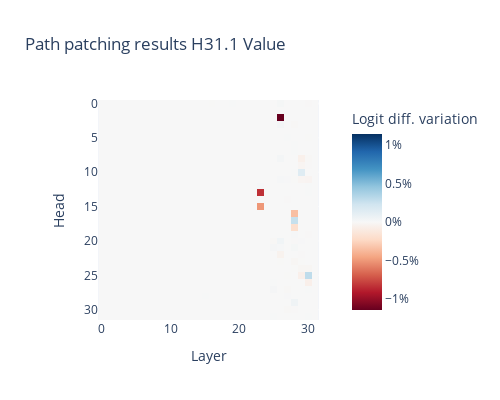
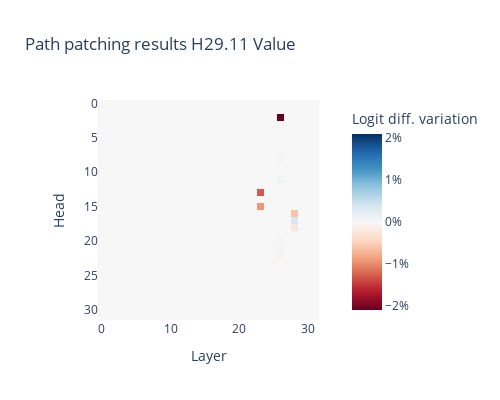
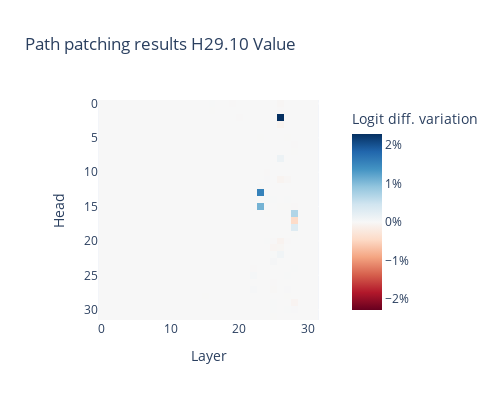
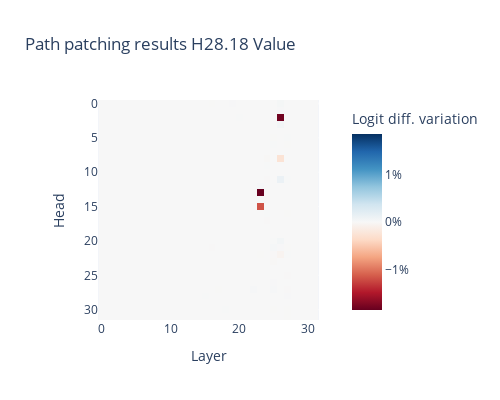

Here is the notebook cell these charts were saved with, in order:
### Code cell
# Consolidation Heads
for head in [(31, 1), (29, 11), (29, 10), (28, 18), (28, 17), (28, 16)]:
    filename = "./results/llama_3_8b/cons_h{}_{}_v.pt".format(head[0], head[1])
    result = t.load(filename)
    visualize_heatmap(result, info = "H{}.{} Value".format(head[0], head[1]))

### Figure 1 — Plotly figure (JSON) as saved in the notebook; plotly's stock layout.template omitted (floating-point values rounded to 4 significant figures; data arrays with more than 128 entries replaced by an {"elided": "..."} marker saying what was removed)
{"data": [{"coloraxis": "coloraxis", "hovertemplate": "Layer: %{x}<br>Head: %{y}<br>Logit diff. variation: %{z}<extra></extra>", "name": "0", "type": "heatmap", "xaxis": "x", "yaxis": "y", "z": {"elided": "32x32 float values"}}], "layout": {"coloraxis": {"cmid": 0, "colorbar": {"ticksuffix": "%", "title": {"text": "Logit diff. variation"}}, "colorscale": [[0, "rgb(103,0,31)"], [0.1, "rgb(178,24,43)"], [0.2, "rgb(214,96,77)"], [0.3, "rgb(244,165,130)"], [0.4, "rgb(253,219,199)"], [0.5, "rgb(247,247,247)"], [0.6, "rgb(209,229,240)"], [0.7, "rgb(146,197,222)"], [0.8, "rgb(67,147,195)"], [0.9, "rgb(33,102,172)"], [1, "rgb(5,48,97)"]]}, "height": 400, "title": {"text": "Path patching results H31.1 Value"}, "width": 500, "xaxis": {"anchor": "y", "constrain": "domain", "domain": [0, 1], "scaleanchor": "y", "title": {"text": "Layer"}}, "yaxis": {"anchor": "x", "autorange": "reversed", "constrain": "domain", "domain": [0, 1], "title": {"text": "Head"}}}}

### Figure 2 — Plotly figure (JSON) as saved in the notebook; plotly's stock layout.template omitted (floating-point values rounded to 4 significant figures; data arrays with more than 128 entries replaced by an {"elided": "..."} marker saying what was removed)
{"data": [{"coloraxis": "coloraxis", "hovertemplate": "Layer: %{x}<br>Head: %{y}<br>Logit diff. variation: %{z}<extra></extra>", "name": "0", "type": "heatmap", "xaxis": "x", "yaxis": "y", "z": {"elided": "32x32 float values"}}], "layout": {"coloraxis": {"cmid": 0, "colorbar": {"ticksuffix": "%", "title": {"text": "Logit diff. variation"}}, "colorscale": [[0, "rgb(103,0,31)"], [0.1, "rgb(178,24,43)"], [0.2, "rgb(214,96,77)"], [0.3, "rgb(244,165,130)"], [0.4, "rgb(253,219,199)"], [0.5, "rgb(247,247,247)"], [0.6, "rgb(209,229,240)"], [0.7, "rgb(146,197,222)"], [0.8, "rgb(67,147,195)"], [0.9, "rgb(33,102,172)"], [1, "rgb(5,48,97)"]]}, "height": 400, "title": {"text": "Path patching results H29.11 Value"}, "width": 500, "xaxis": {"anchor": "y", "constrain": "domain", "domain": [0, 1], "scaleanchor": "y", "title": {"text": "Layer"}}, "yaxis": {"anchor": "x", "autorange": "reversed", "constrain": "domain", "domain": [0, 1], "title": {"text": "Head"}}}}

### Figure 3 — Plotly figure (JSON) as saved in the notebook; plotly's stock layout.template omitted (floating-point values rounded to 4 significant figures; data arrays with more than 128 entries replaced by an {"elided": "..."} marker saying what was removed)
{"data": [{"coloraxis": "coloraxis", "hovertemplate": "Layer: %{x}<br>Head: %{y}<br>Logit diff. variation: %{z}<extra></extra>", "name": "0", "type": "heatmap", "xaxis": "x", "yaxis": "y", "z": {"elided": "32x32 float values"}}], "layout": {"coloraxis": {"cmid": 0, "colorbar": {"ticksuffix": "%", "title": {"text": "Logit diff. variation"}}, "colorscale": [[0, "rgb(103,0,31)"], [0.1, "rgb(178,24,43)"], [0.2, "rgb(214,96,77)"], [0.3, "rgb(244,165,130)"], [0.4, "rgb(253,219,199)"], [0.5, "rgb(247,247,247)"], [0.6, "rgb(209,229,240)"], [0.7, "rgb(146,197,222)"], [0.8, "rgb(67,147,195)"], [0.9, "rgb(33,102,172)"], [1, "rgb(5,48,97)"]]}, "height": 400, "title": {"text": "Path patching results H29.10 Value"}, "width": 500, "xaxis": {"anchor": "y", "constrain": "domain", "domain": [0, 1], "scaleanchor": "y", "title": {"text": "Layer"}}, "yaxis": {"anchor": "x", "autorange": "reversed", "constrain": "domain", "domain": [0, 1], "title": {"text": "Head"}}}}

### Figure 4 — Plotly figure (JSON) as saved in the notebook; plotly's stock layout.template omitted (floating-point values rounded to 4 significant figures; data arrays with more than 128 entries replaced by an {"elided": "..."} marker saying what was removed)
{"data": [{"coloraxis": "coloraxis", "hovertemplate": "Layer: %{x}<br>Head: %{y}<br>Logit diff. variation: %{z}<extra></extra>", "name": "0", "type": "heatmap", "xaxis": "x", "yaxis": "y", "z": {"elided": "32x32 float values"}}], "layout": {"coloraxis": {"cmid": 0, "colorbar": {"ticksuffix": "%", "title": {"text": "Logit diff. variation"}}, "colorscale": [[0, "rgb(103,0,31)"], [0.1, "rgb(178,24,43)"], [0.2, "rgb(214,96,77)"], [0.3, "rgb(244,165,130)"], [0.4, "rgb(253,219,199)"], [0.5, "rgb(247,247,247)"], [0.6, "rgb(209,229,240)"], [0.7, "rgb(146,197,222)"], [0.8, "rgb(67,147,195)"], [0.9, "rgb(33,102,172)"], [1, "rgb(5,48,97)"]]}, "height": 400, "title": {"text": "Path patching results H28.18 Value"}, "width": 500, "xaxis": {"anchor": "y", "constrain": "domain", "domain": [0, 1], "scaleanchor": "y", "title": {"text": "Layer"}}, "yaxis": {"anchor": "x", "autorange": "reversed", "constrain": "domain", "domain": [0, 1], "title": {"text": "Head"}}}}
